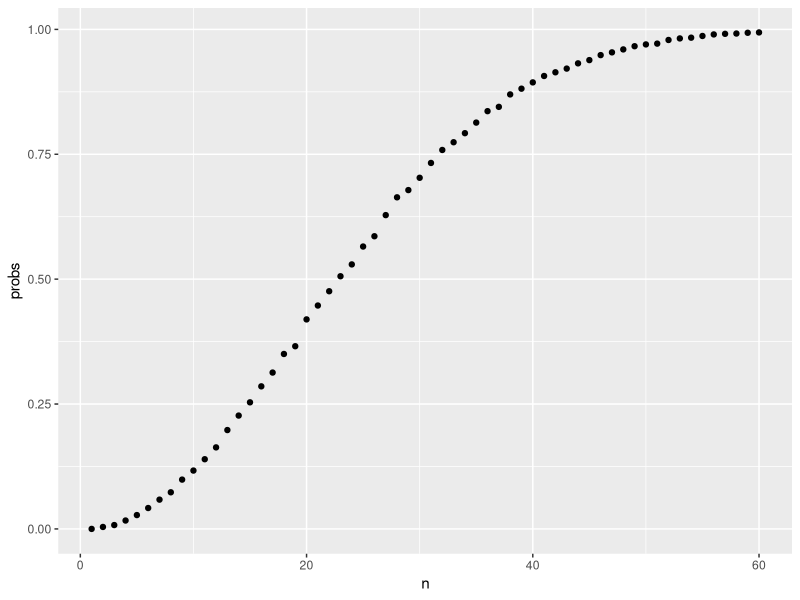
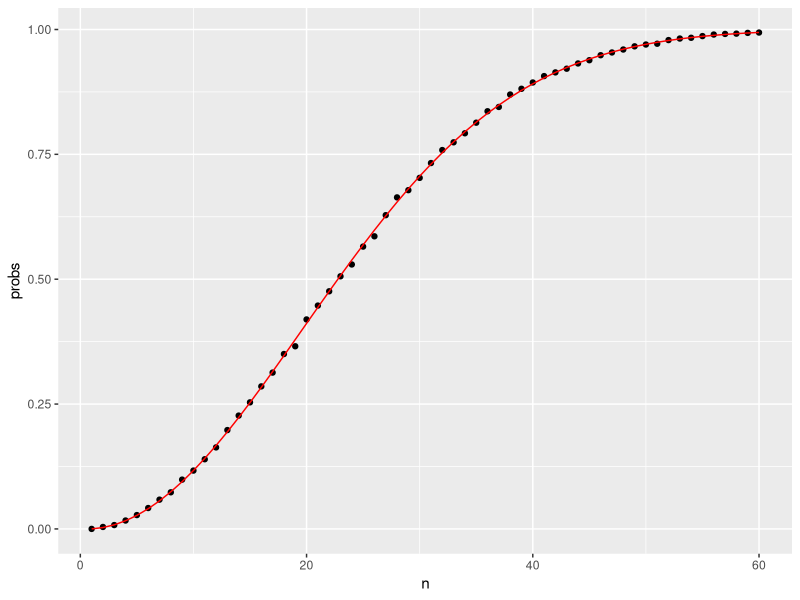
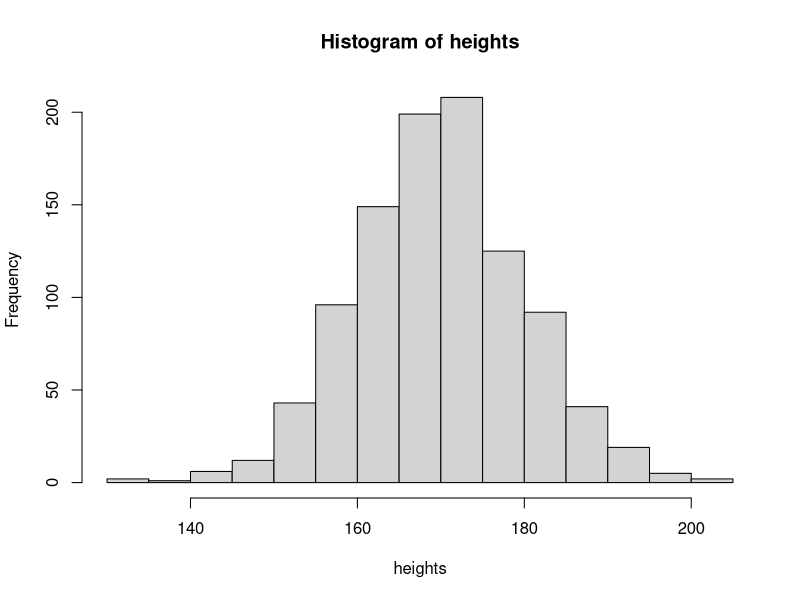
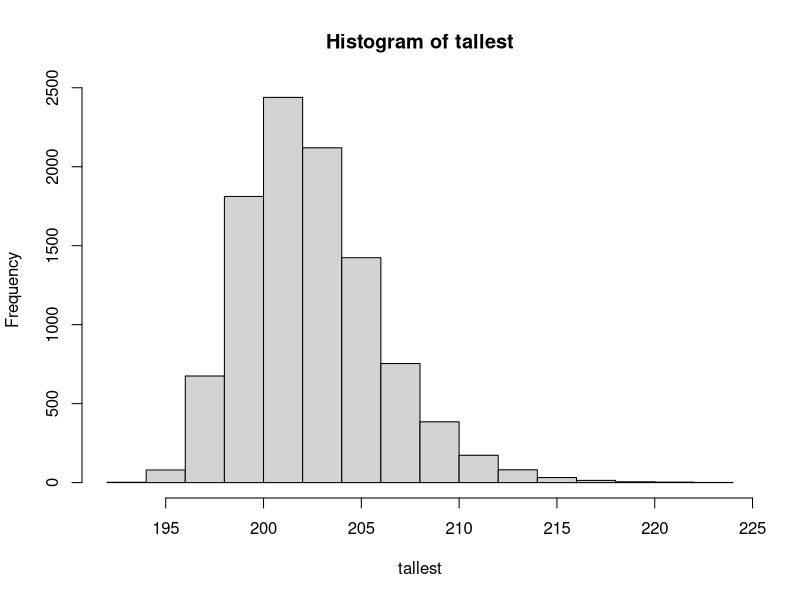

Generate these figures, in order, with R:
## ---- chunk 1
knitr::opts_chunk$set(echo = TRUE)
## ---- chunk 2
# Mô phỏng thí nghiệm tung xúc xắc
trial <- sample(1:6, size = 1)

# Số lần xúc xắc có giá trị 1 (số lần thành công)
success <- if(trial == 1) 1 else 0

# Ước lượng xác suất
mean(success)
## ---- chunk 3
set.seed(1)
# Lặp lại thí nghiệm 100.000 lần
n <- 1e5
sims <- numeric(n)

# Lặp lại các thí nghiệm
for(i in 1:n) {
  # Mô phỏng thí nghiệm tung xúc xắc
  trial <- sample(1:6, size = 1)
  
  # Số lần xúc xắc có giá trị 1 (số lần thành công)
  sims[i] <- if(trial == 1) 1 else 0
}

# Ước lượng xác suất
mean(sims)
## ---- chunk 4
set.seed(2)
# Số lần lặp lại thí nghiệm
n <- 1e4
sims <- rep(NA, n)

for(i in 1:n) {                                # Lặp lại thí nghiệm n lần
  doors <- sample(c("goat", "goat", "car"), 3) # sinh ngẫu nhiên các giá trị
  choice <- sample(1:3, 1)                     # chọn ngẫu nhiên một cửa (Bước mô phỏng)
  if(doors[choice] == "car") {                 # nếu bạn chọn của có "car"
    opens <- sample(c(1:3)[-choice], 1)        # người dẫn chương trình mở một trong hai cửa "goat"
  } else {                                     # ngược lại, người dẫn chương trình mở cửa "goat" còn lại
    opens <- setdiff(which(doors == "goat"), choice)           
  }
  final <- setdiff(1:3, c(choice, opens))
  sims[i] <- doors[final]                      # Số lần thành công
}

sum(sims == "car")/n                           # Ước lượng xác suất
## ---- chunk 5
n <- 50
birthdays <- sample(1:365, n, replace = TRUE)
## ---- chunk 6
duplicated(c(1,2,3,1,4,2,5,6))
## ---- chunk 7
any(duplicated(birthdays))
## ---- chunk 8
set.seed(3)
B <- 10000  # Số lần lặp lại thí nghiệm

same_birthday <- function(n){ # n: số người trong nhóm
  birthdays <- sample(1:365, n, replace=TRUE) # Chọn ngẫu nhiên n ngày sinh (mô phỏng)
  
  any(duplicated(birthdays))  # kiểm tra xem có ngày sinh nào trùng nhau không
}

results <- replicate(B, same_birthday(50)) # Lặp lại thí nghiệm mô phỏng B lần

mean(results) # Ước tính xác suất
## ---- chunk 9
set.seed(4)

birthday_probs <- function(n, B=10000){
  
  results <- replicate(B, same_birthday(n))
  
  mean(results)
}

n <- seq(1,60)
probs <- sapply(n, birthday_probs)

library(tidyverse)
qplot(n, probs)
## ---- chunk 10
exact_probs <- function(n){
  prob_unique <- seq(365,365-n+1)/365 
  1 - prod( prob_unique)
}

eprobs <- sapply(n, exact_probs)
qplot(n, probs) + geom_line(aes(n, eprobs), col = "red")

## ---- chunk 11
n <- 1000
m <- 170
s <- 10
heights <- rnorm(n, m, s)
hist(heights)
## ---- chunk 12
sum(heights >= 200)/length(heights)
## ---- chunk 13
B <- 10000
n <-1000

tallest <- replicate(B, {
  simulated_data <- rnorm(n, m, s)
  max(simulated_data)
})

hist(tallest)

mean(tallest >= 200)
## ---- chunk 14
# Viết code của bạn ở đây

## ---- chunk 15
# Viết code của bạn ở đây

## ---- chunk 16
# Viết code của bạn ở đây

## ---- chunk 17
# Viết code của bạn ở đây

## ---- chunk 18
# Viết code của bạn ở đây

## ---- chunk 19
# Viết code của bạn ở đây

## ---- chunk 20
# Viết code của bạn ở đây

## ---- chunk 21
# Viết code của bạn ở đây

## ---- chunk 22
# Viết code của bạn ở đây

